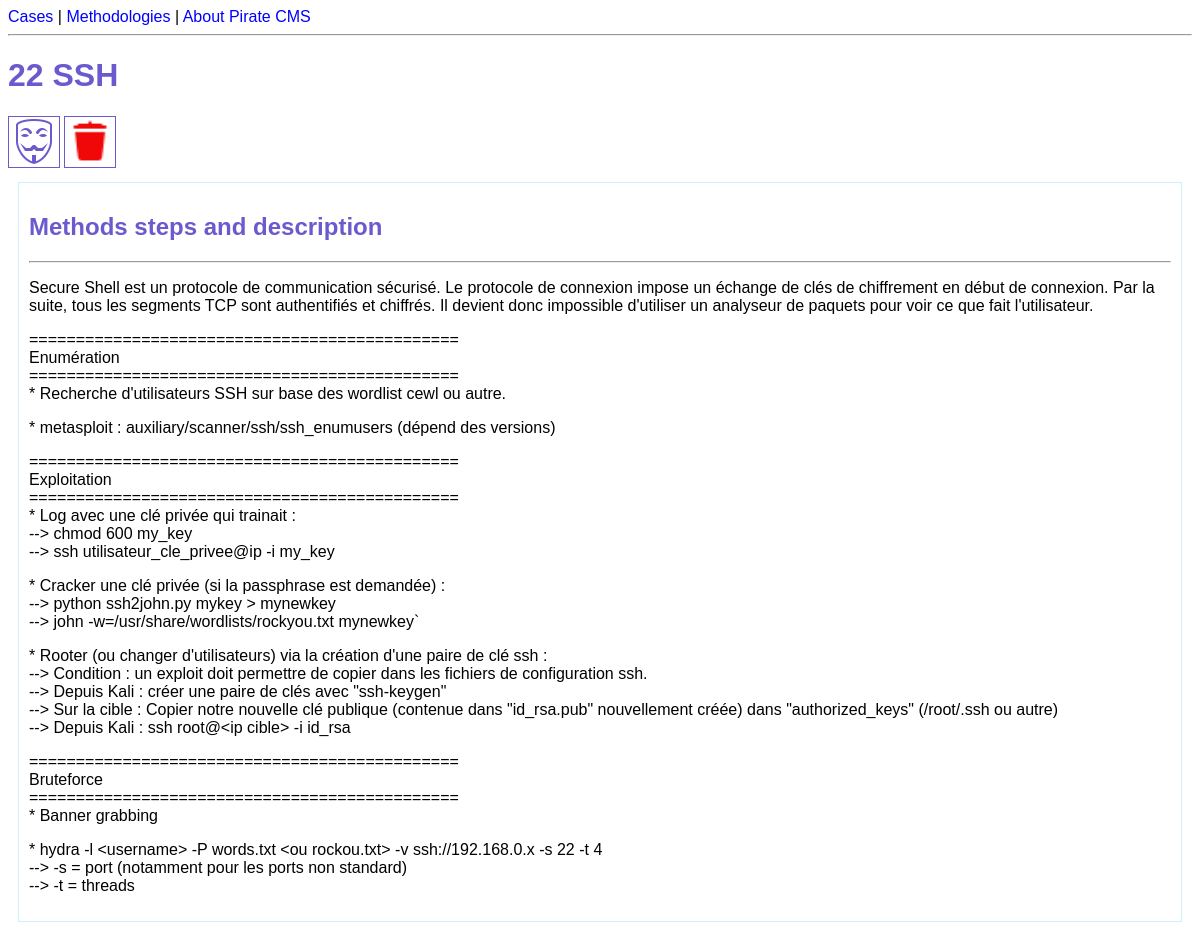
Page /methodologies/14/ on the committed database.
### cms/models.py (models this page shows, shortened)
class Methodology(models.Model):
    related_port = models.fields.IntegerField(null=True, validators=[MaxValueValidator(65535)])
    name = models.fields.CharField(max_length=250, null=True, blank=True)
    description = models.fields.CharField(max_length=20000, null=True, blank=True)

### cms/views.py (the view)
# urls.py: path('methodologies/<int:id>/', views.methodology_detail, name='methodology-detail'),
def methodology_detail(request, id):
    methodology = Methodology.objects.get(id=id)
    return render(request, 'cms/methodology_detail.html', {'methodology': methodology})

### cms/templates/cms/methodology_detail.html (shortened to what this page needs)
{% extends 'cms/base.html' %}
{% load static %}
{% block content %}
<h1>{{ methodology.related_port }} {{ methodology.name }}</h1>
<a href="{% url 'update-methodology' methodology.id %}">
    <img  src="{% static 'cms/method_icon.png' %}" class="big_icons" title="Edit the methods" width="50" height="50">
</a>
<a href="{% url 'delete-methodology' methodology.id %}">
    <img  src="{% static 'cms/delete_icon.png' %}" class="big_icons" title="Delete the methods" width="50" height="50">
</a>
<div class="flex-container">
    <div style="flex-basis: 100%;">
        <h2>Methods steps and description</h2>
        <hr>
        {{ methodology.description|linebreaks }}
    </div>
</div>
{% endblock %}

### cms/static/cms/styles.css (style rules this page uses)
* { font-family: Helvetica; }
h1 { color: slateblue; }
a { text-decoration: none; color: blue; }
.big_icons { border: solid slateblue 1px; }
.flex-container { display: flex; }
.flex-container > div { margin: 10px; border: solid #cceeff 1px; padding: 10px; }
hr { color: slateblue; }
h2 { color: slateblue; }

### rows in the picture
Methodology: related_port "22", name "SSH", description "Secure Shell est un protocole de communication sécurisé. Le protocole de connexion impose un échange de clés de chiffrement en début de connexion. Par la suite, tous les segments TCP sont authentifiés et chiffrés. Il devient donc impossible d'utiliser un analyseur de paquets pour voir ce que fait l'utilisateur. ============================================== Enumération ============================================== * Recherche d'utilisateurs SSH sur base des wordlist cewl ou autre. * metasploit : auxiliary/scanner/ssh/ssh_enumusers (dépend des versions) ============================================== Exploitation ============================================== * Log avec une clé privée qui…"
